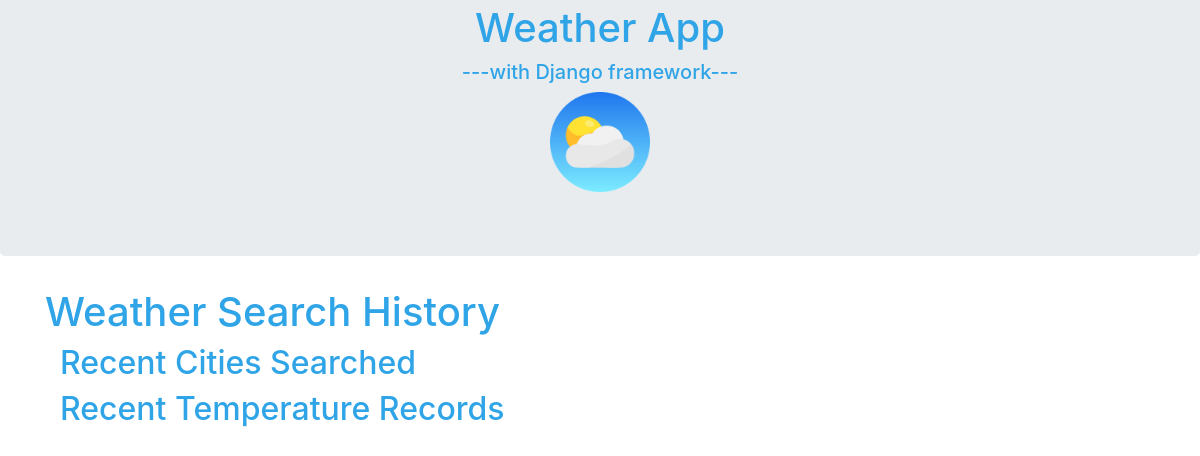
Before: /history/ with the older database file.
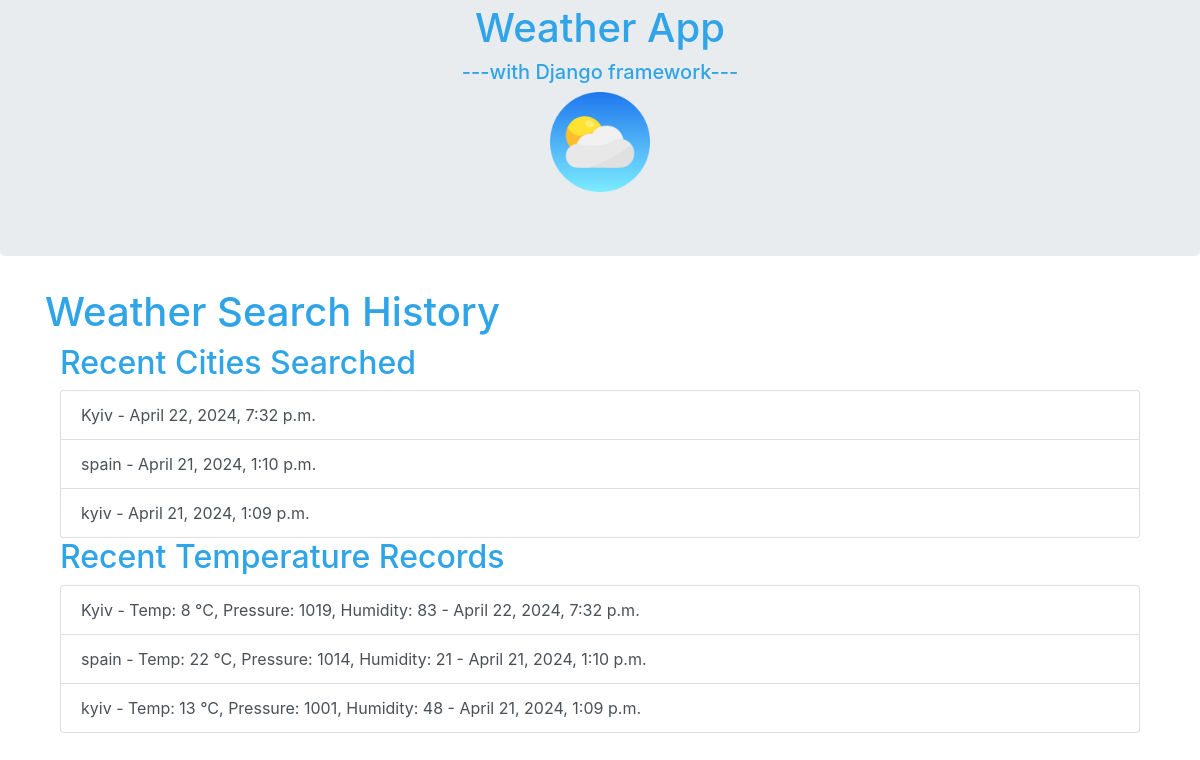
After: the same page with the newer database file.
### main/models.py (models this page shows, shortened)
class WeatherCity(models.Model):  # Corrected model name
    city = models.CharField(max_length=255)
    timestamp = models.DateTimeField(auto_now_add=True)

class WeatherTemp(models.Model):  # Corrected model name
    city = models.CharField(max_length=255)
    temp = models.CharField(max_length=50)
    pressure = models.CharField(max_length=50)
    humidity = models.CharField(max_length=50)
    timestamp = models.DateTimeField(auto_now_add=True)

### main/views.py (the view)
# urls.py: path('history/', views.history, name='history'),
def history(request):
    cities = WeatherCity.objects.all().order_by('-timestamp')[:10]  # Get last 10 searched cities
    temps = WeatherTemp.objects.all().order_by('-timestamp')[:10]  # Get last 10 temperature records
    return render(request, "main/history.html", {"cities": cities, "temps": temps})

### main/templates/main/history.html
{% extends "main/index.html" %}
{% block content %}
<h1>Weather Search History</h1>
<div class="container">
    <h2>Recent Cities Searched</h2>
    <ul class="list-group">
        {% for city in cities %}
        <li class="list-group-item">{{ city.city }} - {{ city.timestamp }}</li>
        {% endfor %}
    </ul>
    <h2>Recent Temperature Records</h2>
    <ul class="list-group">
        {% for temp in temps %}
        <li class="list-group-item">{{ temp.city }} - Temp: {{ temp.temp }}, Pressure: {{ temp.pressure }}, Humidity: {{ temp.humidity }} - {{ temp.timestamp }}</li>
        {% endfor %}
    </ul>
</div>
{% endblock %}

### main/templates/main/index.html (shortened to what this page needs)
<!DOCTYPE html>
<html lang="en">
{% load static %}
<head>
  <link rel="stylesheet" href="https://cdnjs.cloudflare.com/ajax/libs/bootswatch/4.5.3/cerulean/bootstrap.min.css"
 />
</head>
<body style="background-image: url('{% static 'images/Weatherj.png' %}')">
  <div id="jumbotron" class="jumbotron text-center">
    <h1 class="display-5">Weather App</h1>
    <h5>---with Django framework---</h5>
    <img src="{% static 'images/weather1.png' %}" class="image" style="width:100px;">
  </div>
  <div class="container">
    {%block content%}{%endblock%}
  </div>
</body>
</html>

### main/templates/main/index.html (style rules this page uses)
body { overflow-x: hidden; }
.jumbotron { margin-top: -60px; }

Changed rows visible on the page:
added WeatherCity: city "Kyiv", timestamp "April 22, 2024, 7:32 p.m."
added WeatherCity: city "spain", timestamp "April 21, 2024, 1:10 p.m."
added WeatherCity: city "kyiv", timestamp "April 21, 2024, 1:09 p.m."
added WeatherTemp: city "Kyiv", temp "8 °C", pressure "1019", humidity "83", timestamp "April 22, 2024, 7:32 p.m."
added WeatherTemp: city "spain", temp "22 °C", pressure "1014", humidity "21", timestamp "April 21, 2024, 1:10 p.m."
added WeatherTemp: city "kyiv", temp "13 °C", pressure "1001", humidity "48", timestamp "April 21, 2024, 1:09 p.m."
